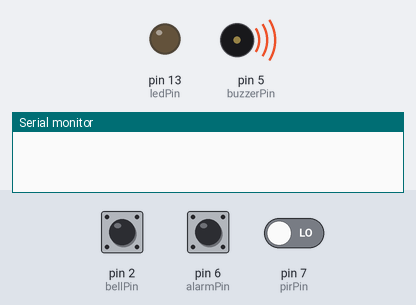
Recording of a sketch running on a simulated Arduino Uno, built with avr-gcc and run on an emulated ATmega328P. Parts: output pins drawn as LEDs (lit = HIGH), buzzer (waves = sounding, pin HIGH), the last lines printed to the serial monitor. Dashed ring = blinking. Inputs (shaded band) come from the test bench; at power-on: pin 7 (pirPin) LOW, pin 2 (bellPin) HIGH, pin 6 (alarmPin) HIGH.

Above: at 1.2 s.
1.3 s: pin 7 (pirPin) driven HIGH
At 1.4 s:
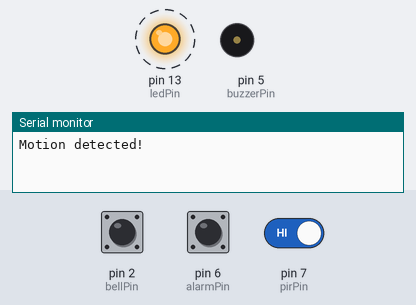
4.3 s: pin 2 (bellPin) pulled LOW for 3.2 s
At 5.5 s:
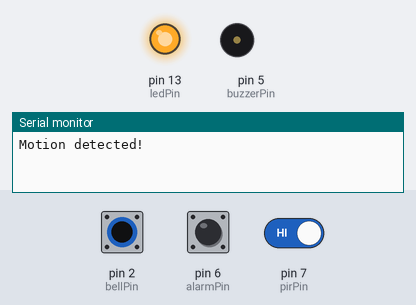
9.8 s: pin 2 (bellPin) pulled LOW for 0.15 s
At 12.4 s:
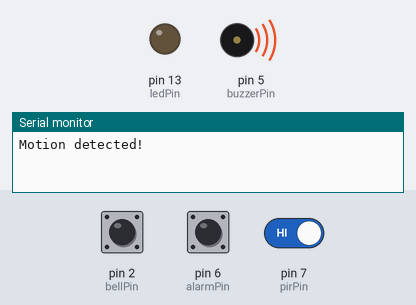
12.9 s: pin 2 (bellPin) pulled LOW for 1 s
At 13.3 s:
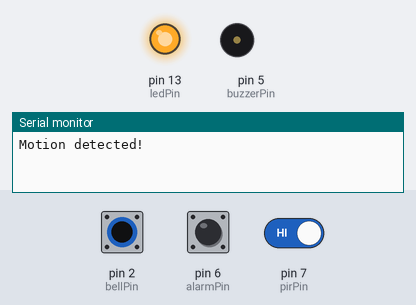
Timing chart, 0 to 16.4 s (numbered marks = the images above; inputs shaded):
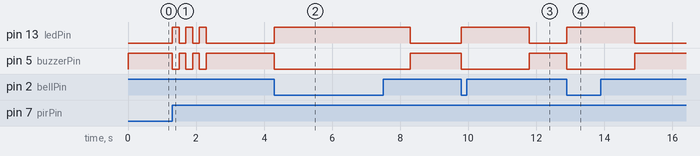

Measured:
- after the input at 1.3 s, pin 13 (ledPin): alternates HIGH for 0.20 s and LOW for 0.20 s, 6 changes in all, then stays LOW, starting at once; pin 5 (buzzerPin): alternates HIGH for 0.20 s and LOW for 0.20 s, 6 changes in all, then stays HIGH, starting at once
- after the input at 4.3 s, pin 13 (ledPin): LOW → HIGH at once, → LOW 4.0 s later; pin 5 (buzzerPin): HIGH → LOW at once, → HIGH 4.0 s later
- after the input at 9.8 s, pin 13 (ledPin): LOW → HIGH at once, → LOW 2.0 s later; pin 5 (buzzerPin): HIGH → LOW at once, → HIGH 2.0 s later
- after the input at 12.9 s, pin 13 (ledPin): LOW → HIGH at once, → LOW 2.0 s later; pin 5 (buzzerPin): HIGH → LOW at once, → HIGH 2.0 s later

The sketch:

main.ino
```cpp
/*
 * PIR sensor tester
 */

int ledPin = 13;                // choose the pin for the LED
int pirPin = 7;               // choose the input pin (for PIR sensor)
int pirState = LOW;             // we start, assuming no motion detected
int val = 0;                    // variable for reading the pin status

int buzzerPin = 5;
int playing = 0;
int bellPin = 2;
int alarmPin = 6; //LOW for disable alarm
long lastmillis;

void setup() {
  pinMode(ledPin, OUTPUT);      // declare LED as output
  pinMode(pirPin, INPUT);     // declare sensor as input


  pinMode(buzzerPin, OUTPUT);
  digitalWrite(buzzerPin, HIGH);
  //configure pin2 as an input and enable the internal pull-up resistor
  pinMode(bellPin, INPUT_PULLUP); // bel
  pinMode(alarmPin, INPUT_PULLUP); //
  lastmillis=millis();

  Serial.begin(9600);
}

void loop(){
  if(playing==1)return;

  int bell = digitalRead(bellPin);
  int alarm = digitalRead(alarmPin);
  //Serial.println(alarm==LOW?"LOW":"HIGH");
  if(bell== LOW)
  {
    playSound();
    return;
  }
  if(alarm == LOW)return; //disable alarm

  val = digitalRead(pirPin);  // read input value
  if (val == HIGH) {            // check if the input is HIGH
    //digitalWrite(ledPin, HIGH);  // turn LED ON
    if (pirState == LOW) {
      // we have just turned on
      Serial.println("Motion detected!");
      playAlarm();
      // We only want to print on the output change, not state
      pirState = HIGH;
    }
  } else {
    //digitalWrite(ledPin, LOW); // turn LED OFF
    if (pirState == HIGH){
      // we have just turned of
      Serial.println("Motion ended!");
      // We only want to print on the output change, not state
      pirState = LOW;
    }
  }
}

void playSound()
{
  playing=1;
  digitalWrite(buzzerPin, LOW);
  digitalWrite(ledPin, HIGH);
  delay(2000);
  digitalWrite(ledPin, LOW);
  digitalWrite(buzzerPin, HIGH);
  playing=0;
}

void playAlarm()
{
  playing=1;
  digitalWrite(buzzerPin, LOW);
  digitalWrite(ledPin, HIGH);
  delay(200);
  digitalWrite(ledPin, LOW);
  digitalWrite(buzzerPin, HIGH);
  delay(200);
  digitalWrite(buzzerPin, LOW);
  digitalWrite(ledPin, HIGH);
  delay(200);
  digitalWrite(ledPin, LOW);
  digitalWrite(buzzerPin, HIGH);
  delay(200);
  digitalWrite(buzzerPin, LOW);
  digitalWrite(ledPin, HIGH);
  delay(200);
  digitalWrite(ledPin, LOW);
  digitalWrite(buzzerPin, HIGH);
  playing=0;
}
```
